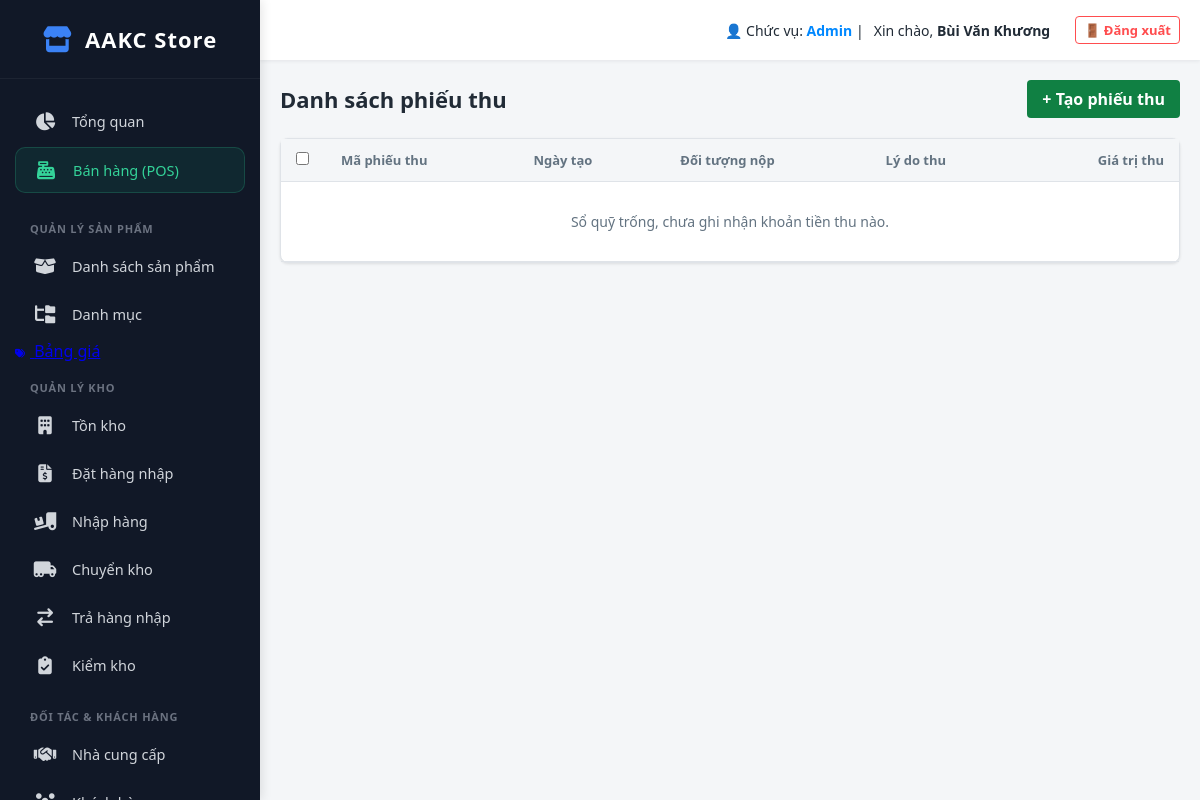
Before: /index.php?action=receipt_list (signed in) with the older database file.
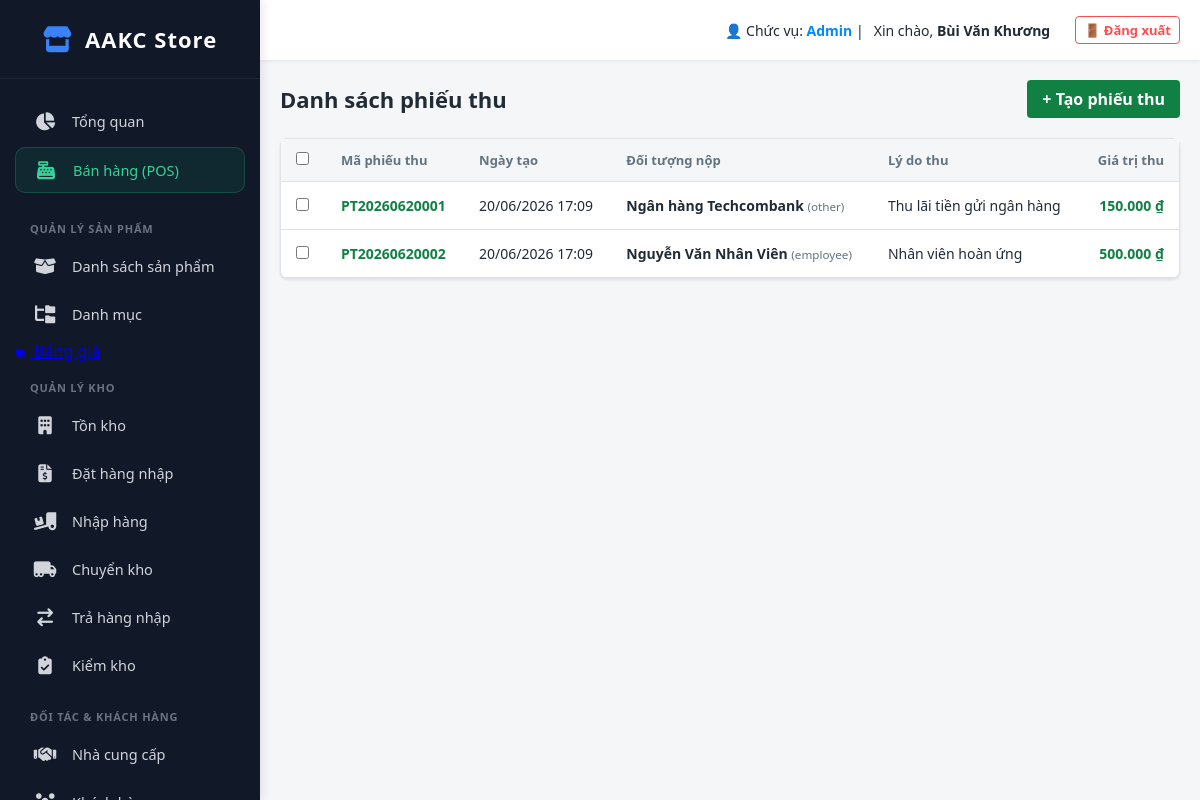
After: the same page with the newer database file.
### tables this page shows
CREATE TABLE `receipts` (
  `id` int(11) NOT NULL,
  `receipt_code` varchar(50) DEFAULT NULL,
  `payment_method` enum('cash','bank') NOT NULL,
  `payer_group` enum('customer','supplier','employee','shipper','payment_partner','other') NOT NULL DEFAULT 'other',
  `payer_id` int(11) DEFAULT NULL,
  `payer_name` varchar(150) NOT NULL,
  `bank_account_id` int(11) DEFAULT NULL,
  `customer_id` int(11) DEFAULT NULL,
  `amount` decimal(15,2) NOT NULL,
  `receipt_reason` varchar(100) NOT NULL,
  `payment_strategy` varchar(20) DEFAULT 'oldest_first',
  `is_automatic` tinyint(1) DEFAULT 0,
  `description` text DEFAULT NULL,
  `branch_id` int(11) DEFAULT NULL,
  `transaction_date` datetime NOT NULL,
  `reference_code` varchar(100) DEFAULT NULL,
  `created_at` timestamp NOT NULL DEFAULT current_timestamp()
);

### app/controllers/ReceiptController.php (called while the page is built, shortened)
<?php
class ReceiptController
{
    public function index()
    {
        $db = (new Database())->getConnection();
        $stmt = $db->query("SELECT * FROM receipts ORDER BY created_at DESC");
        $receipts = $stmt->fetchAll(PDO::FETCH_ASSOC);
        require_once __DIR__ . '/../views/fund/receipt_list.php';
    }
}

### public/index.php (called while the page is built, shortened)
<?php
$app = new App();

### app/views/fund/receipt_list.php (the view, shortened to what this page needs)
<?php require_once __DIR__ . '/../layout/header.php'; ?>
<div class="v3-header">
    <div class="v3-title">Danh sách phiếu thu</div>
    <div style="display: flex; gap: 10px;">
        <a href="index.php?action=create_receipt" class="btn-success">+ Tạo phiếu thu</a>
    </div>
</div>
<div class="v3-card">
    <table class="v3-table">
        <thead>
            <tr>
                <th style="width: 5%;"><input type="checkbox" id="checkAll" onchange="toggleAll(this)"></th>
                <th>Mã phiếu thu</th>
                <th>Ngày tạo</th>
                <th>Đối tượng nộp</th>
                <th>Lý do thu</th>
                <th style="text-align: right;">Giá trị thu</th>
            </tr>
        </thead>
        <tbody>
            <?php if (empty($receipts)): ?>
                <tr>
                    <td colspan="6" style="text-align:center; padding:30px; color:#637381;">Sổ quỹ trống, chưa ghi nhận khoản tiền thu nào.</td>
                </tr>
            <?php else: ?>
                <?php foreach ($receipts as $r): ?>
                    <tr>
                        <td><input type="checkbox" class="chk-receipt" value="<?php echo $r['id']; ?>" onchange="checkBulkAction()"></td>
                        <td><a href="index.php?action=receipt_detail&id=<?php echo $r['id']; ?>" style="color:#108043; font-weight:bold; text-decoration:none;"><?php echo $r['receipt_code']; ?></a></td>
                        <td><?php echo date('d/m/Y H:i', strtotime($r['created_at'])); ?></td>
                        <td><b><?php echo htmlspecialchars($r['payer_name']); ?></b> <small style="color:#637381;">(<?php echo $r['payer_group']; ?>)</small></td>
                        <td><?php echo htmlspecialchars($r['receipt_reason']); ?></td>
                        <td style="text-align: right; color:#108043; font-weight:bold;"><?php echo number_format($r['amount'], 0, ',', '.'); ?> ₫</td>
                    </tr>
                <?php endforeach; ?>
            <?php endif; ?>
        </tbody>
    </table>
</div>
<?php require_once __DIR__ . '/../layout/header.php'; ?>

Changed rows visible on the page:
added receipts: receipt_code "PT20260620001", created_at "20/06/2026 17:09", payer_name "Ngân hàng Techcombank", payer_group "other", receipt_reason "Thu lãi tiền gửi ngân hàng", amount "150.000"
added receipts: receipt_code "PT20260620002", created_at "20/06/2026 17:09", payer_name "Nguyễn Văn Nhân Viên", payer_group "employee", receipt_reason "Nhân viên hoàn ứng", amount "500.000"
Other visible differences:
text no longer shown: "Sổ quỹ trống, chưa ghi nhận khoản tiền thu nào."
